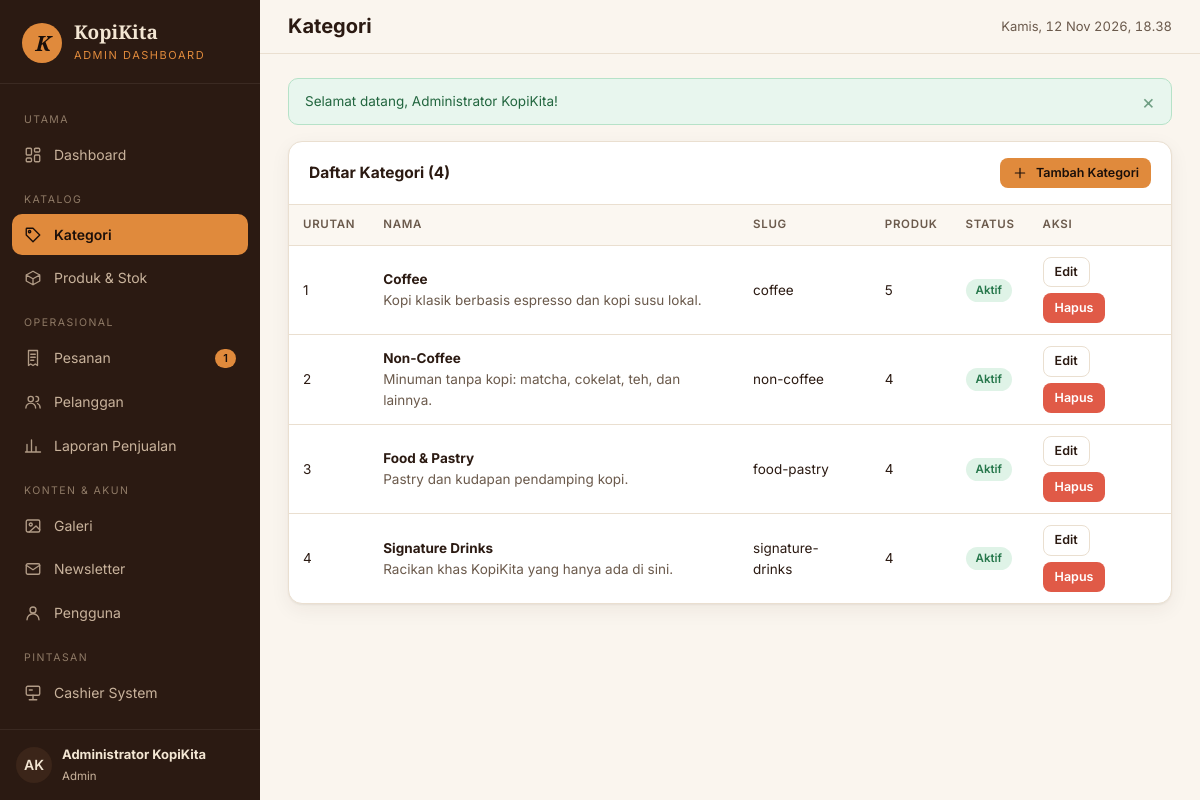
Page /admin/categories/index.php (signed in) on the committed database.
### tables this page shows
CREATE TABLE `users` (
  `id`            BIGINT UNSIGNED NOT NULL AUTO_INCREMENT,
  `name`          VARCHAR(100) NOT NULL,
  `username`      VARCHAR(50)  NOT NULL,
  `email`         VARCHAR(150) NOT NULL,
  `password`      VARCHAR(255) NOT NULL,
  `role`          ENUM('admin','cashier','customer') NOT NULL DEFAULT 'customer',
  `avatar`        VARCHAR(255) NULL,
  `is_active`     TINYINT(1)   NOT NULL DEFAULT 1,
  `last_login_at` DATETIME     NULL,
  `created_at`    DATETIME     NOT NULL,
  `updated_at`    DATETIME     NOT NULL,
  PRIMARY KEY (`id`),
  UNIQUE KEY `uq_users_username` (`username`),
  UNIQUE KEY `uq_users_email` (`email`),
  KEY `idx_users_role` (`role`)
);

CREATE TABLE `categories` (
  `id`          BIGINT UNSIGNED NOT NULL AUTO_INCREMENT,
  `name`        VARCHAR(80) NOT NULL,
  `slug`        VARCHAR(90) NOT NULL,
  `description` TEXT        NULL,
  `icon`        VARCHAR(50) NULL,
  `sort_order`  INT         NOT NULL DEFAULT 0,
  `is_active`   TINYINT(1)  NOT NULL DEFAULT 1,
  `created_at`  DATETIME    NOT NULL,
  `updated_at`  DATETIME    NOT NULL,
  PRIMARY KEY (`id`),
  UNIQUE KEY `uq_categories_name` (`name`),
  UNIQUE KEY `uq_categories_slug` (`slug`),
  KEY `idx_categories_sort` (`sort_order`)
);

### config/database.php (called while the page is built, shortened)
<?php
function db(): PDO
{
    static $pdo = null;
    if ($pdo instanceof PDO) {
        return $pdo;
    }
    $dsn = 'mysql:host=' . DB_HOST . ';port=' . DB_PORT . ';dbname=' . DB_NAME . ';charset=utf8mb4';
    try {
        $pdo = new PDO($dsn, DB_USER, DB_PASS, [
            PDO::ATTR_ERRMODE            => PDO::ERRMODE_EXCEPTION,
            PDO::ATTR_DEFAULT_FETCH_MODE => PDO::FETCH_ASSOC,
            PDO::ATTR_EMULATE_PREPARES   => false,
        ]);
        $offset = (new DateTime('now', new DateTimeZone(date_default_timezone_get())))->format('P');
        $pdo->exec("SET time_zone = '" . $offset . "'");
    } catch (PDOException $e) {
        http_response_code(500);
        $msg = defined('APP_DEBUG') && APP_DEBUG ? $e->getMessage() : 'Tidak dapat terhubung ke database.';
        exit('<h1>Koneksi database gagal</h1><p>' . htmlspecialchars($msg, ENT_QUOTES, 'UTF-8')
            . '</p><p>Pastikan MySQL XAMPP berjalan dan database <code>kopikita_db</code> sudah di-import.</p>');
    }
    return $pdo;
}

### includes/auth.php (called while the page is built, shortened)
<?php
require_once __DIR__ . '/../config/database.php';
require_once __DIR__ . '/functions.php';
function current_user(): ?array
{
    static $user = false;
    if ($user !== false) {
        return $user;
    }
    $st = db()->prepare('SELECT u.id, u.name, u.username, u.email, u.role, u.avatar, u.is_active, c.id AS customer_id
                         FROM users u LEFT JOIN customers c ON c.user_id = u.id WHERE u.id = ? LIMIT 1');
    $st->execute([$_SESSION['user_id']]);
    $row = $st->fetch();
    $user = $row;
    return $user;
}
function require_login(): array
{
    $u = current_user();
    return $u;
}
function require_role(array $roles): array
{
    $u = require_login();
    return $u;
}

### admin/categories/index.php (the view, shortened to what this page needs)
<?php
require_once __DIR__ . '/../../includes/auth.php';
require_role(['admin']);
$pdo = db();
$rows = $pdo->query('SELECT c.*, (SELECT COUNT(*) FROM products p WHERE p.category_id = c.id) AS product_count
                     FROM categories c ORDER BY c.sort_order, c.name')->fetchAll();
$pageTitle = 'Kategori';
require __DIR__ . '/../../includes/admin-header.php';
?>
<div class="card">
    <div class="card-header"><h2>Daftar Kategori (<?= count($rows) ?>)</h2>
        <a class="btn btn-primary btn-sm" href="<?= e(url('admin/categories/create.php')) ?>"><?= icon('plus') ?> Tambah Kategori</a></div>
    <div class="table-wrap">
        <table class="table">
            <thead><tr><th>Urutan</th><th>Nama</th><th>Slug</th><th>Produk</th><th>Status</th><th>Aksi</th></tr></thead>
            <tbody>
            <?php foreach ($rows as $r): ?>
                <tr>
                    <td><?= (int) $r['sort_order'] ?></td>
                    <td><strong><?= e($r['name']) ?></strong><div class="text-muted"><?= e($r['description']) ?></div></td>
                    <td><?= e($r['slug']) ?></td>
                    <td><?= (int) $r['product_count'] ?></td>
                    <td><?= $r['is_active'] ? '<span class="badge badge-ok">Aktif</span>' : '<span class="badge badge-off">Nonaktif</span>' ?></td>
                    <td><div class="actions">
                        <a class="btn btn-outline btn-sm" href="<?= e(url('admin/categories/edit.php?id=' . $r['id'])) ?>">Edit</a>
                        <form method="post" class="inline-form" data-confirm="Hapus kategori ini? Jika masih punya produk, kategori hanya dinonaktifkan.">
                            <button class="btn btn-danger btn-sm" type="submit">Hapus</button>
                        </form>
                    </div></td>
                </tr>
            <?php endforeach; ?>
            </tbody>
        </table>
    </div>
</div>
<?php require __DIR__ . '/../../includes/admin-footer.php'; ?>

### includes/admin-header.php (shortened to what this page needs)
<?php
$user = current_user();
$panel = $panel ?? 'admin';
$pendingCount = (int) db()->query("SELECT COUNT(*) FROM orders WHERE order_status IN ('pending')")->fetchColumn();
if (!isset($navItems)) {
    $navItems = [
        ['label' => 'Utama'],
        ['href' => 'admin/index.php', 'icon' => 'dashboard', 'text' => 'Dashboard', 'exact' => true],
        ['label' => 'Katalog'],
        ['href' => 'admin/categories/', 'icon' => 'tag', 'text' => 'Kategori'],
        ['href' => 'admin/products/', 'icon' => 'box', 'text' => 'Produk & Stok'],
        ['label' => 'Operasional'],
        ['href' => 'admin/orders/', 'icon' => 'receipt', 'text' => 'Pesanan', 'count' => $pendingCount],
        ['href' => 'admin/customers/', 'icon' => 'users', 'text' => 'Pelanggan'],
        ['href' => 'admin/reports/', 'icon' => 'chart', 'text' => 'Laporan Penjualan'],
        ['label' => 'Konten & Akun'],
        ['href' => 'admin/gallery/', 'icon' => 'image', 'text' => 'Galeri'],
        ['href' => 'admin/newsletter/', 'icon' => 'mail', 'text' => 'Newsletter'],
        ['href' => 'admin/users/', 'icon' => 'user', 'text' => 'Pengguna'],
        ['label' => 'Pintasan'],
        ['href' => 'cashier/index.php', 'icon' => 'pos', 'text' => 'Cashier System'],
        ['href' => 'index.php', 'icon' => 'home', 'text' => 'Lihat Website'],
    ];
}
$cur = current_path();
$isActive = function (array $it) use ($cur): bool {
    $target = url($it['href']);
    if (!empty($it['exact'])) {
        return $cur === $target;
    }
    return strpos($cur, rtrim($target, '/')) === 0 && !preg_match('#/index\.php$#', $it['href']);
};
?>
<!DOCTYPE html>
<html lang="id">
<head>
    <link rel="stylesheet" href="<?= e(asset('css/admin.css')) ?>">
</head>
<body class="panel-<?= e($panel) ?>">
<div class="app">
    <aside class="sidebar" id="sidebar">
        <a href="<?= e(url($panel === 'cashier' ? 'cashier/index.php' : 'admin/index.php')) ?>" class="sidebar-brand">
            <span class="logo">K</span>
            <span><strong>KopiKita</strong><small><?= $panel === 'cashier' ? 'Cashier System' : 'Admin Dashboard' ?></small></span>
        </a>
        <nav class="sidebar-nav" aria-label="Menu panel">
            <?php foreach ($navItems as $it): ?>
                <?php if (isset($it['label'])): ?>
                    <div class="label"><?= e($it['label']) ?></div>
                <?php else: ?>
                    <a href="<?= e(url($it['href'])) ?>" class="<?= $isActive($it) ? 'active' : '' ?>">
                        <?= icon($it['icon']) ?> <span><?= e($it['text']) ?></span>
                        <?php if (!empty($it['count'])): ?><span class="count"><?= (int) $it['count'] ?></span><?php endif; ?>
                    </a>
                <?php endif; ?>
            <?php endforeach; ?>
        </nav>
        <div class="sidebar-foot">
            <span class="avatar"><?= e(initials($user['name'])) ?></span>
            <span><strong><?= e($user['name']) ?></strong><small><?= e(ROLE_LABELS[$user['role']]) ?></small></span>
        </div>
    </aside>
    <div class="main">
        <header class="topbar">
            <div>
                <h1><?= e($pageTitle ?? 'Dashboard') ?></h1>
            </div>
            <span class="clock" id="clock"><?= e(tanggal(now())) ?></span>
        </header>
        <div class="content">
            <?= render_flashes() ?>

### rows in the picture
users: name "AK", name "Administrator KopiKita", role "Admin"
categories: sort_order "1", name "Coffee", description "Kopi klasik berbasis espresso dan kopi susu lokal.", slug "coffee", product_count "5", is_active "Aktif"
categories: sort_order "2", name "Non-Coffee", description "Minuman tanpa kopi: matcha, cokelat, teh, dan lainnya.", slug "non-coffee", product_count "4", is_active "Aktif"
categories: sort_order "3", name "Food & Pastry", description "Pastry dan kudapan pendamping kopi.", slug "food-pastry", product_count "4", is_active "Aktif"
categories: sort_order "4", name "Signature Drinks", description "Racikan khas KopiKita yang hanya ada di sini.", slug "signature-drinks", product_count "4", is_active "Aktif"

### other values in the picture
$it['label'] "UTAMA"
$it['text'] "Dashboard"
$it['label'] "KATALOG"
$it['text'] "Kategori"
$it['text'] "Produk & Stok"
$it['label'] "OPERASIONAL"
$it['text'] "Pesanan"
$it['count'] "1"
$it['text'] "Pelanggan"
$it['text'] "Laporan Penjualan"
$it['label'] "KONTEN & AKUN"
$it['text'] "Galeri"
$it['text'] "Newsletter"
$it['text'] "Pengguna"
$it['label'] "PINTASAN"
